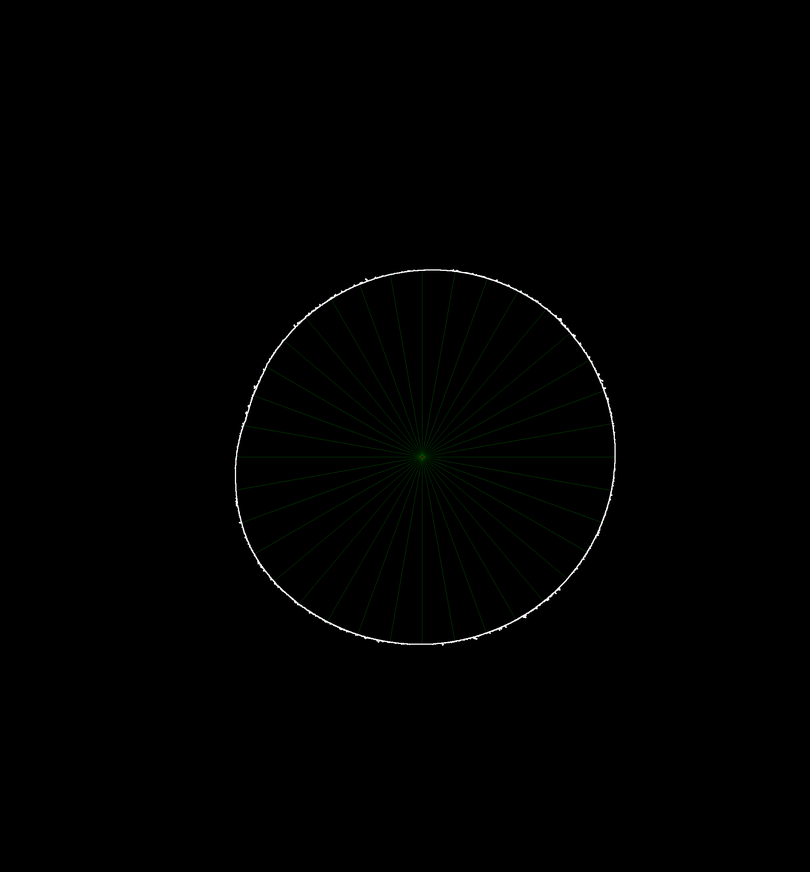
#> input picture annotated/defected/IMG_9186 Top Cup 2 (2).png, 810 x 872 px, shrunk from 2117 x 2279 before the run; its folder holds only this picture in this run
$ jupyter execute pipeline.ipynb
#> lines starting #> are read from the running program, lines starting #| are printed output that depends on the picture; after the words box and inside, x2 and y2 are one past the last pixel; in counts of white or black regions, pixels touching at a corner belong together
[cell 1]
# pipeline.py
import cv2
import numpy as np
import pandas as pd
from pathlib import Path
import math
import matplotlib.pyplot as plt
import sys

# ---------------------- Config ----------------------
LABEL_MAP = {"defected": 0, "non_defected": 1}
IMG_EXTS = {".png", ".jpg", ".jpeg", ".bmp", ".tif", ".tiff"}
PLOT_STEPS = True  # Set True to visualize steps (background removal, contour, radii)

# ------------------ Utility helpers -----------------
def sibling_dir(base: Path, suffix: str) -> Path:
#> in save_background_removed_dataset, img is the input picture: shape (872, 810, 3); mean B, G, R 0.7, 1, 0.7
    return base.parent / f"{base.name}_{suffix}"

def is_image(p: Path) -> bool:
    return p.suffix.lower() in IMG_EXTS

# ----------------- 1) Remove background -------------
def remove_background_bgr(img_bgr: np.ndarray):
    gray = cv2.cvtColor(img_bgr, cv2.COLOR_BGR2GRAY)
    _, mask = cv2.threshold(gray, 0, 255, cv2.THRESH_BINARY + cv2.THRESH_OTSU)
#> mask: shape (872, 810); 0.31% white in thin lines or dots, all inside (x1, y1, x2, y2) = (235, 269, 616, 646)
    kernel = np.ones((5, 5), np.uint8)
    mask = cv2.morphologyEx(mask, cv2.MORPH_OPEN, kernel)
#> mask: shape (872, 810); every value is 0
    mask = cv2.morphologyEx(mask, cv2.MORPH_CLOSE, kernel)
    result = cv2.bitwise_and(img_bgr, img_bgr, mask=mask)
#> result: shape (872, 810, 3); every value is 0
    return mask, result

def save_background_removed_dataset(dataset_dir: Path, out_dir: Path):
    out_dir.mkdir(parents=True, exist_ok=True)
    for label in LABEL_MAP.keys():
        in_folder = dataset_dir / label
        out_folder = out_dir / label
        out_folder.mkdir(parents=True, exist_ok=True)
        for p in sorted(in_folder.rglob("*")):
            if not p.is_file() or not is_image(p):
                continue
            img = cv2.imread(str(p))
            if img is None:
                print(f"[WARN] Cannot read {p}")
                continue
            mask, cleaned = remove_background_bgr(img)
            cv2.imwrite(str(out_folder / p.name), cleaned)
            if PLOT_STEPS:
                plt.figure(figsize=(12,4))
                plt.subplot(1,3,1); plt.imshow(cv2.cvtColor(img, cv2.COLOR_BGR2RGB)); plt.title("Original"); plt.axis("off")
                plt.subplot(1,3,2); plt.imshow(mask, cmap="gray"); plt.title("Mask"); plt.axis("off")
                plt.subplot(1,3,3); plt.imshow(cv2.cvtColor(cleaned, cv2.COLOR_BGR2RGB)); plt.title("Background Removed"); plt.axis("off")
                plt.show()
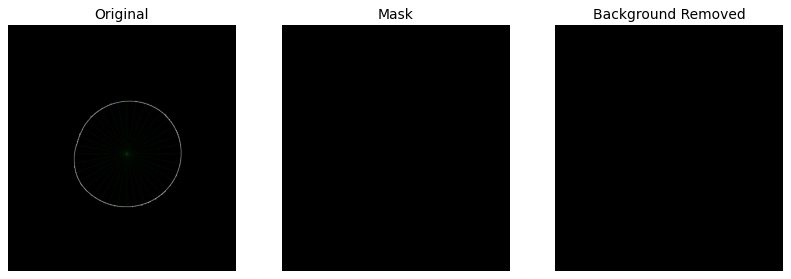
#> figure drawn by matplotlib, 3 panels
    print(f"[OK] Background-removed dataset -> {out_dir}")

# --------------- 2) Get circumference ----------------
def largest_external_contour(bin_img: np.ndarray):
    cnts, _ = cv2.findContours(bin_img, cv2.RETR_EXTERNAL, cv2.CHAIN_APPROX_NONE)
#> cnts = []
    if not cnts:
        return None
    return max(cnts, key=cv2.contourArea)

def save_outer_contour_dataset(input_dir: Path, output_dir: Path, draw_thickness: int = 2):
    output_dir.mkdir(parents=True, exist_ok=True)
    for label in LABEL_MAP.keys():
        in_folder = input_dir / label
        out_folder = output_dir / label
        out_folder.mkdir(parents=True, exist_ok=True)
        for p in sorted(in_folder.rglob("*")):
            if not p.is_file() or not is_image(p):
                continue
            img = cv2.imread(str(p))
            if img is None:
                print(f"[WARN] Cannot read {p}")
                continue
            gray = cv2.cvtColor(img, cv2.COLOR_BGR2GRAY)
            _, thresh = cv2.threshold(gray, 1, 255, cv2.THRESH_BINARY)
            cnt = largest_external_contour(thresh)
            if cnt is None:
                print(f"[WARN] No contour in {p}")
                continue
            canvas = np.zeros_like(img)
            cv2.drawContours(canvas, [cnt], -1, (255, 255, 255), draw_thickness)
            cv2.imwrite(str(out_folder / p.name), canvas)
            if PLOT_STEPS:
                plt.figure(figsize=(6,6))
                plt.imshow(cv2.cvtColor(canvas, cv2.COLOR_BGR2RGB))
                plt.title(f"Outer Contour: {p.name}")
                plt.axis("off")
                plt.show()
    print(f"[OK] Outer-contour dataset -> {output_dir}")

# ------------- 3&4) Center & Radii -----------------
def estimate_center_from_contour(cnt: np.ndarray):
    (cx, cy), r = cv2.minEnclosingCircle(cnt)
    return float(cx), float(cy), float(r)

# [43 lines left out: functions ray_hit_radius, measure_radii_and_center, not called in this run]

# ------------- 5) Min/Max/Ratio -----------------
def compute_radius_stats(df: pd.DataFrame, angle_cols):
    df["r_min"] = df[angle_cols].min(axis=1, skipna=True)
    df["r_max"] = df[angle_cols].max(axis=1, skipna=True)
    df["r_ratio"] = df["r_max"] / df["r_min"].replace(0, np.nan)
    return df

# ------------------ Batch / Orchestrator -------------
def run_pipeline(dataset_dir: Path, angle_step=10):
    cleaned_dir = sibling_dir(dataset_dir, "cleaned")
    outer_dir = sibling_dir(dataset_dir, "outer_contour")
    out_dir = outer_dir / "_out"
    out_img_dir = out_dir / "annotated"
    out_csv = out_dir / "radii_all_images.csv"

    save_background_removed_dataset(dataset_dir, cleaned_dir)
    save_outer_contour_dataset(cleaned_dir, outer_dir)

    out_img_dir.mkdir(parents=True, exist_ok=True)
    rows = []
    angle_cols = [f"r_{a:03d}" for a in range(0, 360, angle_step)]

    for label, label_val in LABEL_MAP.items():
        folder = outer_dir / label
        if not folder.exists():
            continue
        for p in sorted(folder.rglob("*")):
            if not p.is_file() or not is_image(p):
                continue
            img = cv2.imread(str(p))
            if img is None:
                continue
            try:
                cx, cy, angles, radii, annotated = measure_radii_and_center(img, angle_step)
            except Exception as e:
                print(f"[ERROR] {p}: {e}")
                continue
            rel = p.relative_to(outer_dir)
            out_img_path = out_img_dir / rel.with_suffix(".png")
            out_img_path.parent.mkdir(parents=True, exist_ok=True)
            cv2.imwrite(str(out_img_path), annotated)
            row = {"file": str(rel).replace("\\","/"), "defect_status": label_val, "center_x": cx, "center_y": cy}
            row.update({f"r_{a:03d}": r for a, r in zip(angles, radii)})
            rows.append(row)
    df = pd.DataFrame(rows, columns=["file","defect_status","center_x","center_y"] + angle_cols)
    df = compute_radius_stats(df, angle_cols)
    out_dir.mkdir(parents=True, exist_ok=True)
    df.to_csv(out_dir / "radii_all_images.csv", index=False)
    print(f"[DONE] CSV -> {out_dir / 'radii_all_images.csv'}")
    print(f"[DONE] Annotated images -> {out_img_dir}")

# ------------------------ Main ------------------------
if __name__ == "__main__":
    try:
        import argparse
        parser = argparse.ArgumentParser(description="Cup circumference pipeline")
        parser.add_argument("--dataset", type=str, help="Path to dataset folder")
        parser.add_argument("--angle_step", type=int, default=10, help="Angle step in degrees")
        args = parser.parse_args()
        dataset_path = Path(args.dataset) if args.dataset else Path(r"D:\manu project\dataset_outer_contour")
        run_pipeline(dataset_path, angle_step=args.angle_step)
    except SystemExit:
        # Likely running in notebook or IDE; fallback default
        dataset_path = Path(r"D:\manu project\dataset_outer_contour")
        run_pipeline(dataset_path, angle_step=10)
